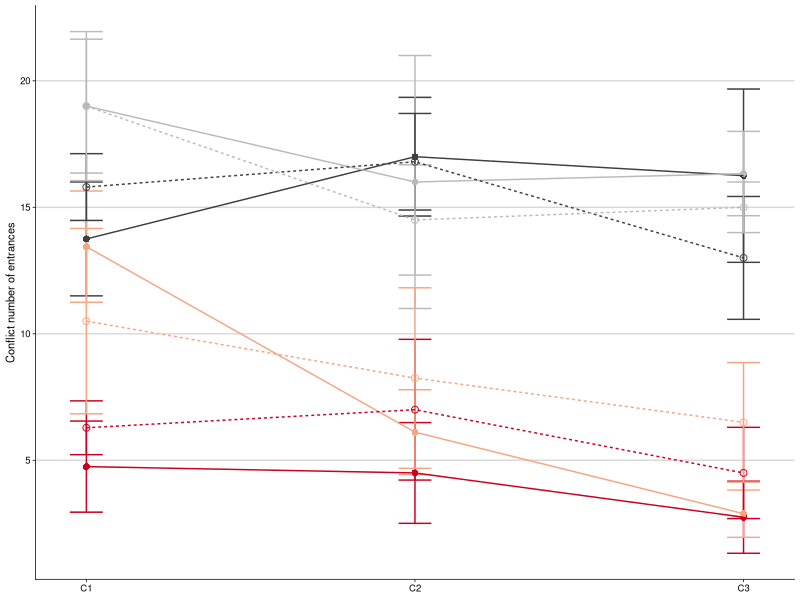
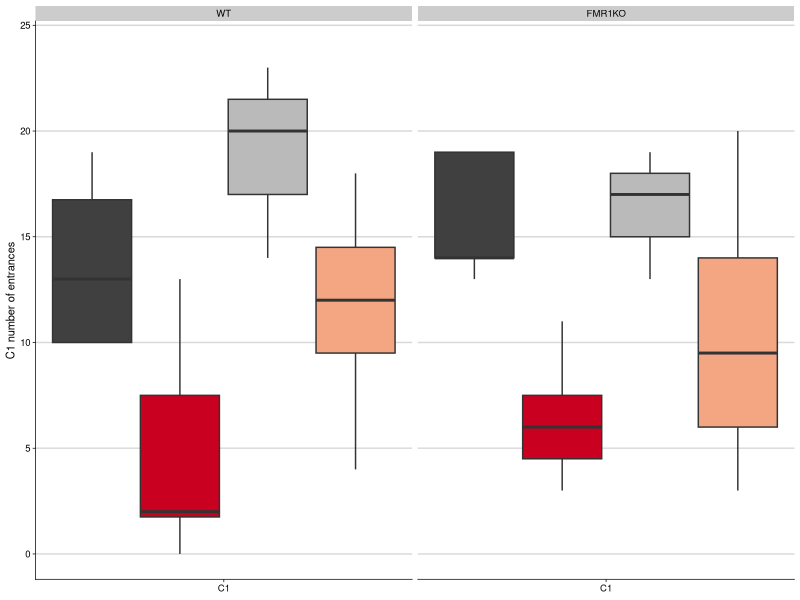
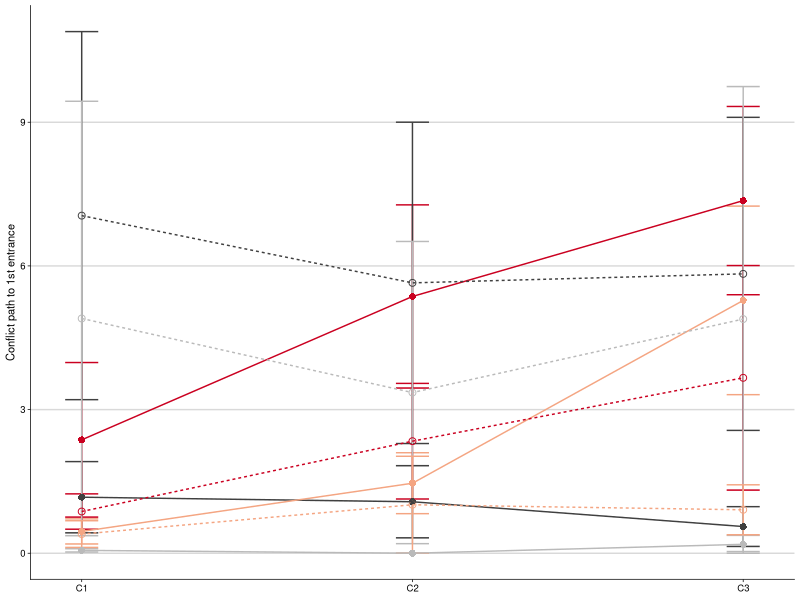
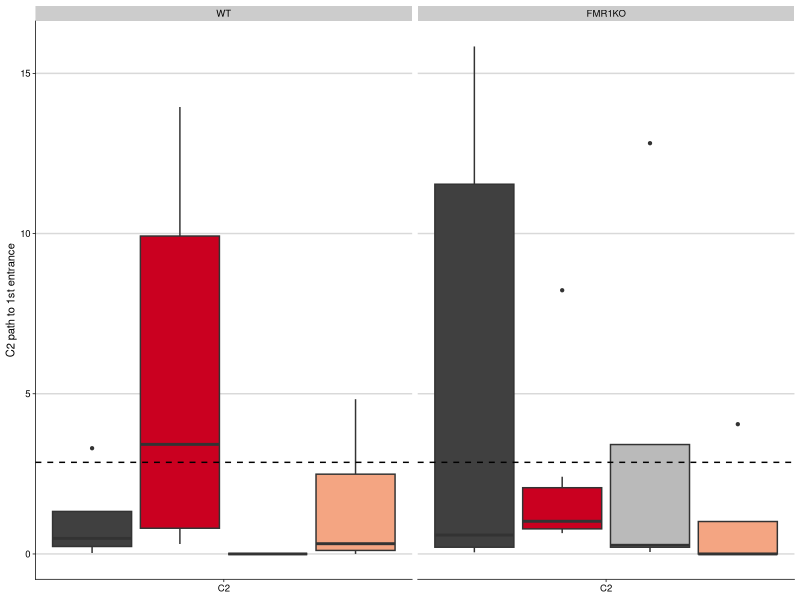
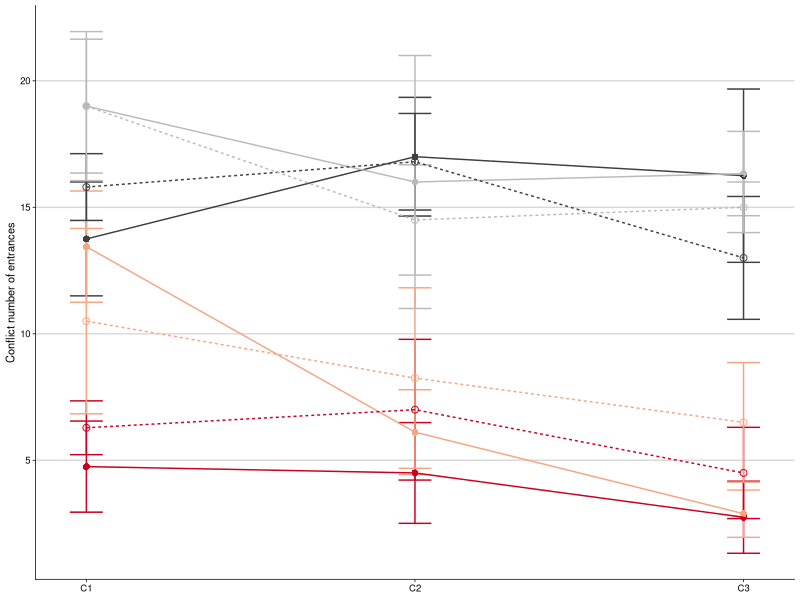
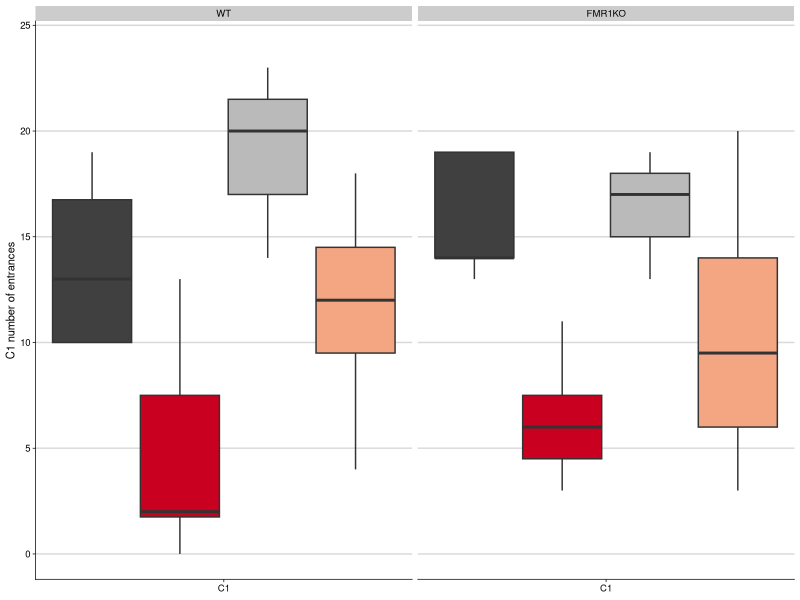
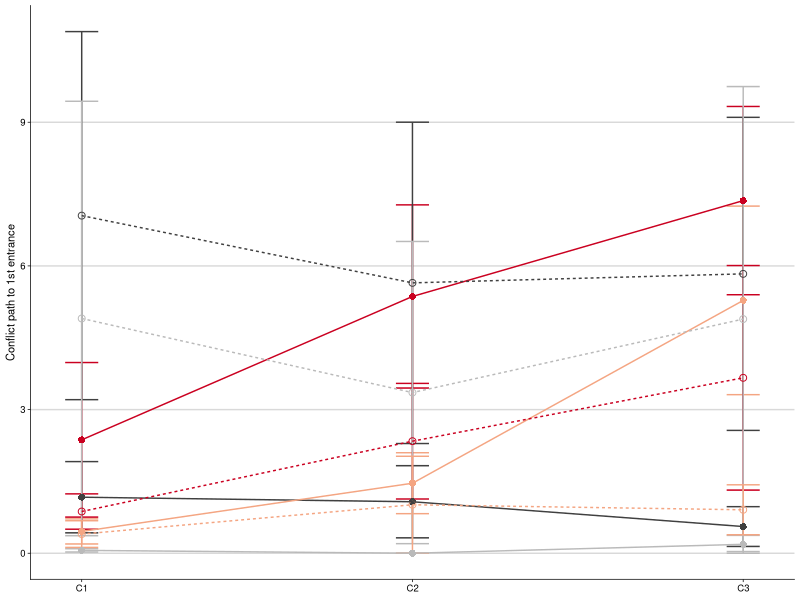
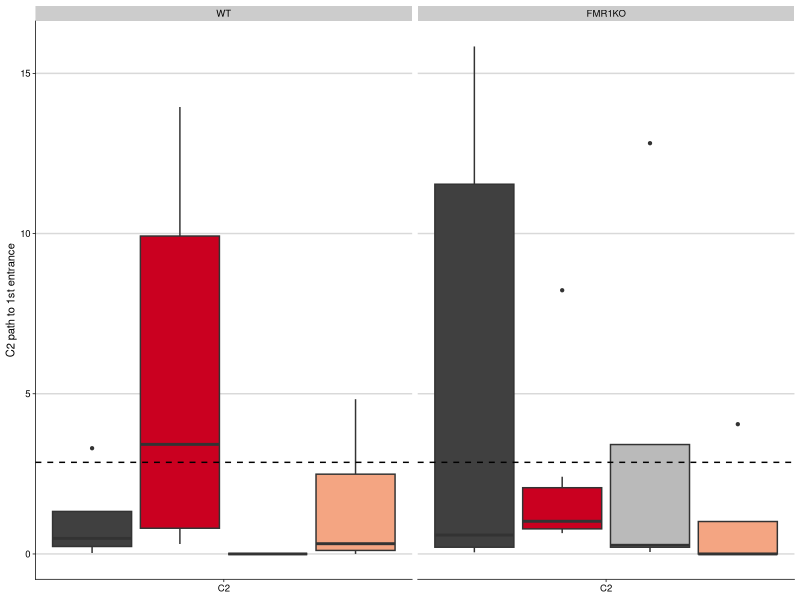

R code for these plots, in order:
## ---- chunk 1
library(dplyr) # for subsetting data 
library(car) # for fancy ANOVA
library(ggplot2) # for plotting
library(cowplot) # for "easier"" ggplot themes

knitr::opts_chunk$set(fig.path = '../figures/01_behavior/')

colorvalAPA2 <-  c( "#404040","#ca0020", "#bababa", "#f4a582")
## ---- chunk 2
behavior <- read.csv("../results/behaviordata.csv", header = T)
behavior$APA2 <- factor(behavior$APA2, levels = c("yoked-consistent","consistent", "yoked-conflict","conflict")) ## relevel then rename factors treatment
behavior$Genotype <- factor(behavior$Genotype, levels = c("WT","FMR1KO")) # relevel genotype

PathNum <- read.csv("../results/behaviordatasummary.csv", header = T)
PathNum$APA2 <- factor(PathNum$APA2, levels = c("yoked-consistent","consistent", "yoked-conflict","conflict")) ## relevel then rename factors treatment
PathNum$Genotype <- factor(PathNum$Genotype, levels = c("WT","FMR1KO")) # relevel genotype

## ---- chunk 3
conflictnum <- PathNum  %>% 
  filter(TrainSessionComboNum %in% c("6", "7", "8")) %>% 
  filter(measure == "Number of Entrances") %>% 
  #filter(Genotype == "WT") %>% 
  ggplot(aes(x=, TrainSessionComboNum, y=m, color=APA2, shape=Genotype)) + 
    geom_errorbar(aes(ymin=m-se, ymax=m+se), width=.1) +
    geom_point(size = 2) +
   geom_line(aes(linetype=Genotype, colour=APA2)) +
   scale_y_continuous(name= "Conflict number of entrances") +
    scale_x_continuous(name=NULL, 
                       breaks = c(1, 2, 3, 4, 5, 6, 7, 8, 9),
                       labels = c( "Pre.", "T1", "T2", "T3",
                                   "Retest", "C1", "C2","C3", 
                                   "Reten.")) +
  theme_cowplot(font_size = 8, line_size = 0.25) +
  background_grid(major = "y", minor = "none") +
  scale_color_manual(values = colorvalAPA2)  +
  theme(legend.title=element_blank()) +
  theme(legend.position="none") +
  scale_shape_manual(values=c(16,1)) 
conflictnum

pdf(file="../figures/01_behavior/conflictnum.pdf", width=1.5, height=2)
plot(conflictnum)
dev.off()
## ---- chunk 4
conflict6 <- behavior %>%
    filter(TrainSessionComboNum %in% c("6")) %>% 
  ggplot(aes(x = as.numeric(TrainSessionComboNum), y = NumEntrances, fill=APA2)) +
  geom_boxplot(outlier.size=0.8, lwd=0.5) +
  facet_wrap(~Genotype) +
  scale_fill_manual(values = colorvalAPA2) +  
 scale_x_continuous(name=NULL, 
                       breaks = c(6),
                       labels = c("C1")) +
   scale_y_continuous(name = "C1 number of entrances",
                      limits = c(0,24)) +
    #geom_hline(yintercept=c(16.6875), color="black", linetype = "dashed" ) + 
    #  geom_hline(yintercept=c(8.75), color="red", linetype = "dashed" ) + 
  theme_cowplot(font_size = 8, line_size = 0.25) + 
  theme(legend.position="none") +
    background_grid(major = "y", minor = "none") 
conflict6

pdf(file="../figures/01_behavior/conflict6.pdf", width=1.75, height=1.9)
plot(conflict6)
dev.off()
## ---- chunk 5
conflictpath <- PathNum  %>% 
  filter(TrainSessionComboNum %in% c("6", "7", "8")) %>% 
  filter(measure == "Path to the 1st Entrance") %>% 
  #filter(Genotype == "WT") %>% 
  ggplot(aes(x=, TrainSessionComboNum, y=m, color=APA2, shape=Genotype)) + 
    geom_errorbar(aes(ymin=m-se, ymax=m+se), width=.1) +
    geom_point(size = 2) +
   geom_line(aes(linetype=Genotype, colour=APA2)) +
   scale_y_continuous(name= "Conflict path to 1st entrance") +
    scale_x_continuous(name=NULL, 
                       breaks = c(1, 2, 3, 4, 5, 6, 7, 8, 9),
                       labels = c( "Pre.", "T1", "T2", "T3",
                                   "Retest", "C1", "C2","C3", 
                                   "Reten.")) +
  theme_cowplot(font_size = 8, line_size = 0.25) +
  background_grid(major = "y", minor = "none") +
  scale_color_manual(values = colorvalAPA2)  +
  theme(legend.title=element_blank()) +
  theme(legend.position="none") +
  scale_shape_manual(values=c(16,1)) 
conflictpath

pdf(file="../figures/01_behavior/conflictpath.pdf", width=1.5, height=2)
plot(conflictpath)
dev.off()
## ---- chunk 6

conflict7 <- behavior %>%
    filter(TrainSessionComboNum %in% c("7")) %>% 
  ggplot(aes(x = as.numeric(TrainSessionComboNum), y = Path1stEntr, fill=APA2)) +
  geom_boxplot(outlier.size=0.8, lwd=0.5) +
  facet_wrap(~Genotype) +
  scale_fill_manual(values = colorvalAPA2) +  
 scale_x_continuous(name=NULL, 
                       breaks = c(7),
                       labels = c("C2")) +
   scale_y_continuous(name = "C2 path to 1st entrance") +
    geom_hline(yintercept=c(2.859524), color="black" , linetype = "dashed") + 
  theme_cowplot(font_size = 8, line_size = 0.25) + 
  theme(legend.position="none") +
    background_grid(major = "y", minor = "none") 
conflict7

pdf(file="../figures/01_behavior/conflict7.pdf", width=1.75, height=1.9)
plot(conflict7)
dev.off()
## ---- chunk 7
PathNumStats <- behavior  %>% 
  filter(TrainSessionComboNum  %in% c("7")) 
TukeyHSD(aov(data = PathNumStats, Path1stEntr ~ Genotype * APA2))

PathNumStats <- behavior  %>% 
  filter(TrainSessionComboNum  %in% c("6")) 
TukeyHSD(aov(data = PathNumStats, NumEntrances ~ Genotype * APA2))
## ---- chunk 8
## conflict
PathNumStats <- behavior  %>% 
  filter(TrainSessionComboNum == "6") 
Anova(lm(data = PathNumStats, NumEntrances ~ Genotype * APA2 ), type = 3)
summary(aov(NumEntrances ~  APA2 * Genotype, data=PathNumStats))
TukeyHSD(aov(NumEntrances~  APA2 * Genotype, data=PathNumStats))
mean(PathNumStats$NumEntrances)

PathNumStats <- behavior  %>% 
  filter(TrainSessionComboNum == "6",
         APA2 %in% c("yoked-consistent", "yoked-conflict")) 
mean(PathNumStats$NumEntrances)

PathNumStats <- behavior  %>% 
  filter(TrainSessionComboNum == "6",
         APA2 %in% c("consistent", "conflict")) 
mean(PathNumStats$NumEntrances)

PathNumStats <- behavior  %>% 
  filter(TrainSessionComboNum == "7") 
Anova(lm(data = PathNumStats, Path1stEntr ~ Genotype * APA2 ), type = 3)
summary(aov(Path1stEntr~  APA2 * Genotype, data=PathNumStats))
TukeyHSD(aov(Path1stEntr~  APA2 * Genotype, data=PathNumStats))
mean(PathNumStats$Path1stEntr)

PathNumStats <- behavior  %>% 
  filter(TrainSessionComboNum == "7",
         Genotype == "WT")
Anova(lm(data = PathNumStats, Path1stEntr ~  APA2 ), type = 3)
summary(aov(Path1stEntr~  APA2, data=PathNumStats))
TukeyHSD(aov(Path1stEntr~  APA2, data=PathNumStats))

PathNumStats <- behavior  %>% 
  filter(TrainSessionComboNum == "7",
         Genotype != "WT")
Anova(lm(data = PathNumStats, Path1stEntr ~  APA2 ), type = 3)
summary(aov(Path1stEntr~  APA2, data=PathNumStats))
TukeyHSD(aov(Path1stEntr~  APA2, data=PathNumStats))
